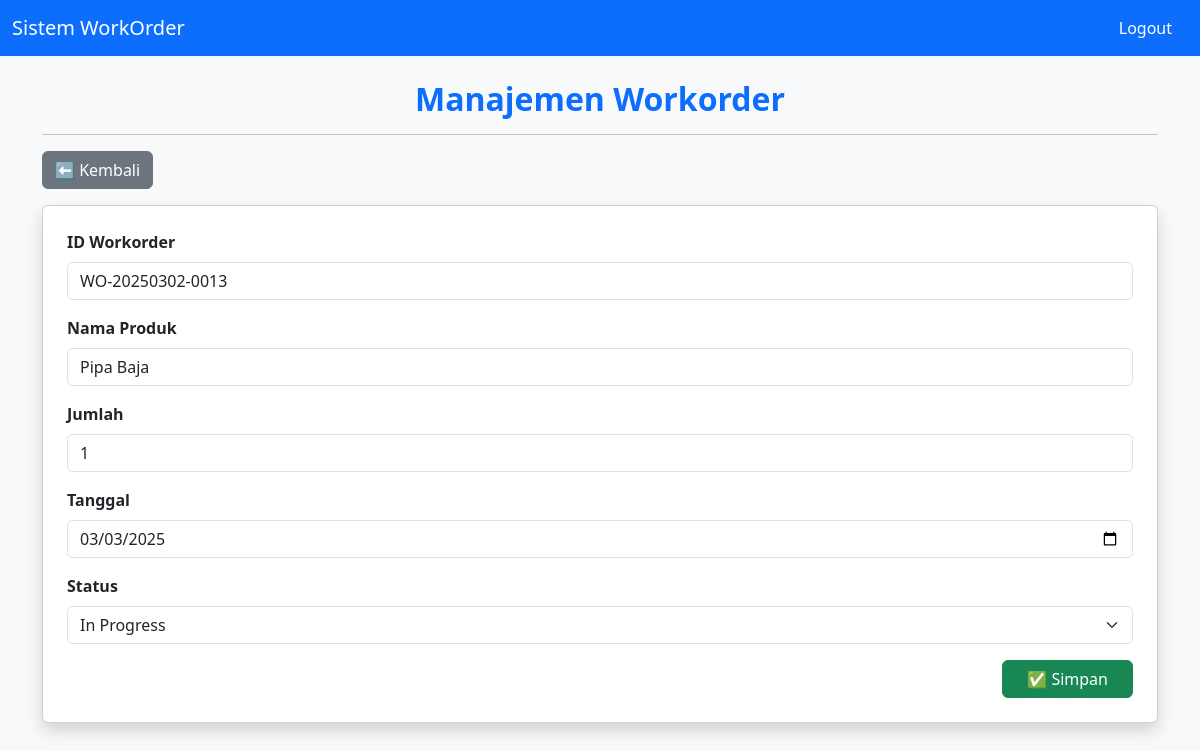
The app's page /manager/edit_manager.php?id_workorder=WO-20250302-0013 with its own data.
### tables this page shows
CREATE TABLE `workorder` (
  `id_workorder` varchar(20) NOT NULL,
  `nproduk` varchar(100) NOT NULL,
  `jumlah` int(20) NOT NULL,
  `tanggal` date NOT NULL,
  `status` enum('Pending','In Progress','Completed','Canceled') NOT NULL,
  `jwaktu` varchar(20) NOT NULL,
  `keterangan` varchar(500) NOT NULL
);

### manager/edit_manager.php (the view, shortened to what this page needs)
<?php
include '../koneksi.php';
?>
<!DOCTYPE html>
<html lang="id">
<head>
    <link rel="stylesheet" href="https://cdn.jsdelivr.net/npm/bootstrap@5.3.0/dist/css/bootstrap.min.css">
</head>
<body class="bg-light">
<nav class="navbar navbar-expand-lg navbar-dark bg-primary">
    <div class="container-fluid">
        <a class="navbar-brand" href="index.php">Sistem WorkOrder</a>
        <div class="collapse navbar-collapse" id="navbarNav">
            <ul class="navbar-nav ms-auto">
                <li class="nav-item">
                    <a class="nav-link btn btn-danger text-white px-3" href="../logout.php">Logout</a>
                </li>
            </ul>
        </div>
    </div>
</nav>
<div class="container mt-4">
    <h2 class="text-center text-primary fw-bold">Manajemen Workorder</h2>
    <hr>
    <div class="d-flex justify-content-between mb-3">
        <a href="./halaman_manager.php" class="btn btn-secondary">⬅ Kembali</a>
    </div>
    <?php
    $id = $_GET['id_workorder'];
    $data = mysqli_query($koneksi, "SELECT * FROM workorder WHERE id_workorder='$id'");
    while ($d = mysqli_fetch_array($data)) {
    ?>
    <div class="card shadow p-4">
        <form method="post" action="./update_manager.php">
            <div class="mb-3">
                <label class="form-label fw-bold">ID Workorder</label>
                <input type="text" name="id_workorder" class="form-control" value="<?php echo $d['id_workorder']; ?>" readonly required>
            </div>
            <div class="mb-3">
                <label class="form-label fw-bold">Nama Produk</label>
                <input type="text" name="nproduk" class="form-control" value="<?php echo $d['nproduk']; ?>" required>
            </div>
            <div class="mb-3">
                <label class="form-label fw-bold">Jumlah</label>
                <input type="number" name="jumlah" class="form-control" value="<?php echo $d['jumlah']; ?>" required>
            </div>
            <div class="mb-3">
                <label class="form-label fw-bold">Tanggal</label>
                <input type="date" name="tanggal" class="form-control" value="<?php echo $d['tanggal']; ?>" required>
            </div>
            <div class="mb-3">
                <label class="form-label fw-bold">Status</label>
                <select name="status" class="form-select">
                    <option value="In Progress" <?php echo ($d['status'] == "In Progress") ? "selected" : ""; ?>>In Progress</option>
                </select>
            </div>
            <div class="text-end">
                <button type="submit" class="btn btn-success px-4">✅ Simpan</button>
            </div>
        </form>
    </div>
    <?php
    }
    ?>
</div>
</body>
</html>

### records on screen
workorder: id_workorder "WO-20250302-0013", nproduk "Pipa Baja", jumlah "1", tanggal "03/03/2025", status "In Progress"
